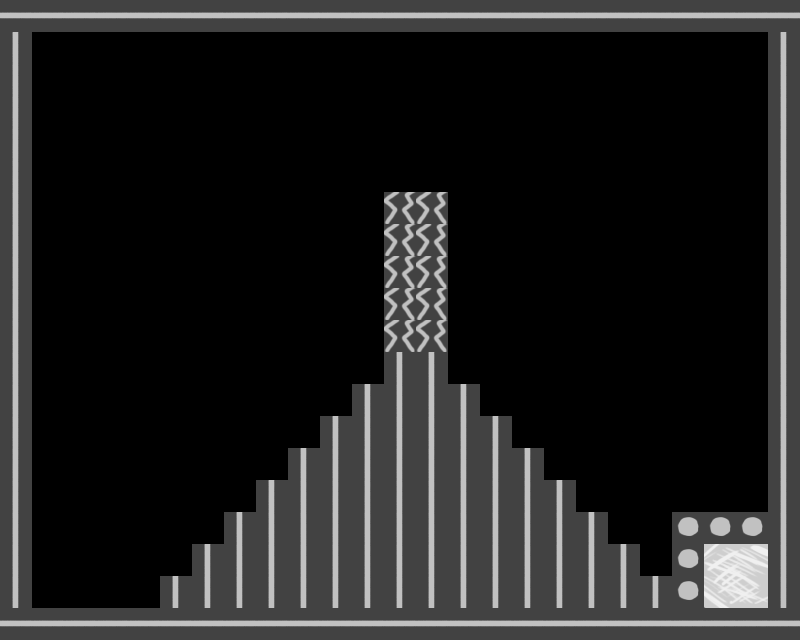

Below is a game level as drawn by its tile map, then a one-line description and the .tmx that defines it (tile-layer data replaced by summaries):
An orthogonal 25x20 tile map with 32x32 px tiles, 6 tile layers (Background, BlockadeGoals, BreakableWalls, Enemies, ...).

<map version="1.5" tiledversion="1.6.0" orientation="orthogonal" renderorder="right-down" width="25" height="20" tilewidth="32" tileheight="32" infinite="0" nextlayerid="7" nextobjectid="1">
 <tileset firstgid="1" name="game_stuff" tilewidth="64" tileheight="64" tilecount="6" columns="0">
  <grid orientation="orthogonal" width="1" height="1" />
  <tile id="0">
   <image width="32" height="32" source="../breakable_wall.png" />
  </tile>
  <tile id="1">
   <image width="32" height="32" source="../enemy.png" />
  </tile>
  <tile id="2">
   <image width="64" height="64" source="../goal.png" />
  </tile>
  <tile id="3">
   <image width="32" height="32" source="../goal_blockade.png" />
  </tile>
  <tile id="4">
   <image width="32" height="32" source="../player.png" />
  </tile>
  <tile id="5">
   <image width="32" height="32" source="../wall.png" />
  </tile>
 </tileset>
 <layer id="6" name="Background" width="25" height="20">
  <data>[500 cells, 0 non-empty, 0 distinct tile ids]</data>
 </layer>
 <layer id="5" name="BlockadeGoals" width="25" height="20">
  <data>[500 cells, 5 non-empty, 1 distinct tile ids]</data>
 </layer>
 <layer id="4" name="BreakableWalls" width="25" height="20">
  <data>[500 cells, 10 non-empty, 1 distinct tile ids]</data>
 </layer>
 <layer id="3" name="Enemies" width="25" height="20">
  <data>[500 cells, 0 non-empty, 0 distinct tile ids]</data>
 </layer>
 <layer id="2" name="Goals" width="25" height="20">
  <data>[500 cells, 1 non-empty, 1 distinct tile ids]</data>
 </layer>
 <layer id="1" name="Walls" width="25" height="20">
  <data>[500 cells, 158 non-empty, 1 distinct tile ids]</data>
 </layer>
</map>